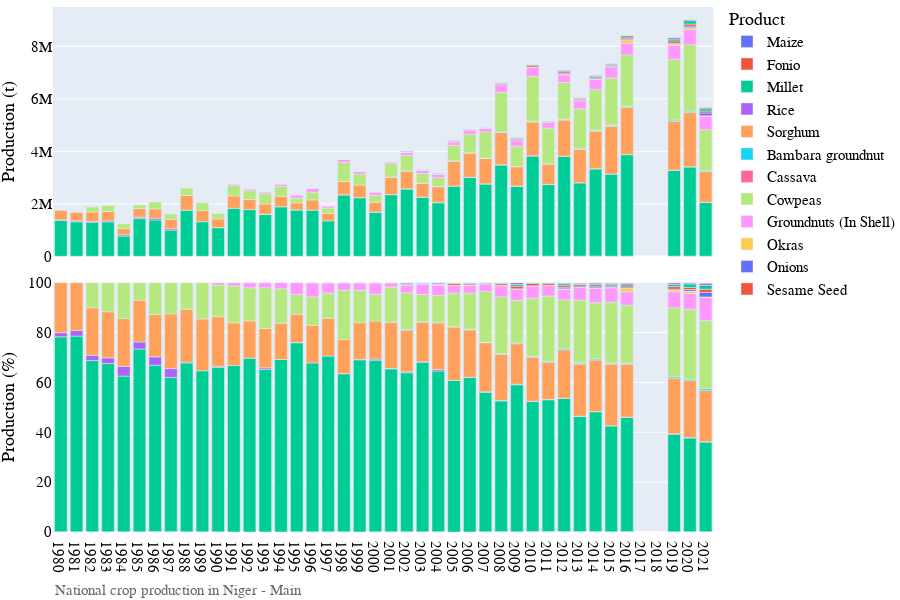

The code cell stored with this chart in its notebook:
### Markdown cell above
## Visualization of production data

### Code cell
# Bar chart of national crop production
country_iso, country_name = 'NE', 'Niger'
df = pd.read_csv('../data/crop/adm_crop_production_%s.csv' % country_iso, index_col=0)
df['year'] = df['harvest_year']
year = [df['year'].min(), df['year'].max()]
product_order = ['Maize', 'Fonio','Millet', 'Rice','Sorghum']
for season_name in ['Main']:
    footnote = 'National crop production in %s - %s' % (country_name, season_name)
    fn_save = '../figures/%s_bar_natgrainprod_%s.png' % (country_iso, season_name)
    sub = df[df['season_name'] == season_name]
    fig = PlotBarProduction(sub, year, product_order, footnote, fn_save)
    fig.show()

### Figure 1 — Plotly figure (JSON) as saved in the notebook; plotly's stock layout.template omitted (floating-point values rounded to 4 significant figures)
{"data": [{"alignmentgroup": "True", "hovertemplate": "product=Maize<br>season_name=Main<br>type=orig_unit<br>year=%{x}<br>value=%{y}<extra></extra>", "legendgroup": "Maize", "marker": {"color": "#636efa", "pattern": {"shape": ""}}, "name": "Maize", "offsetgroup": "Maize", "orientation": "v", "showlegend": true, "textposition": "auto", "type": "bar", "x": [1980, 1981, 1982, 1983, 1984, 1985, 1986, 1987, 1988, 1989, 1990, 1991, 1992, 1993, 1994, 1995, 1996, 1997, 1998, 1999, 2000, 2001, 2002, 2003, 2004, 2005, 2006, 2007, 2008, 2009, 2010, 2011, 2012, 2013, 2014, 2015, 2016, 2019, 2020, 2021], "xaxis": "x2", "y": [1704, 2054.0, 2177, 2695, 835, 1440, 4303.0, 4002.0, 1392.0, 1159.0, 1140.0, 1258.0, 445, 855, 486.2, 1485, 2099.0, 1809, 2198, 1544, 1272, 2316, 1967, 1164.0, 3734, 89, 1362, 1848.0, 5350.0, 663, 6882.0, 5678.0, 8412.0, 6453.0, 8530, 4865, 7665, 4742, 5304, 3484], "yaxis": "y2"}, {"alignmentgroup": "True", "hovertemplate": "product=Maize<br>season_name=Main<br>type=percent<br>year=%{x}<br>value=%{y}<extra></extra>", "legendgroup": "Maize", "marker": {"color": "#636efa", "pattern": {"shape": ""}}, "name": "Maize", "offsetgroup": "Maize", "orientation": "v", "showlegend": false, "textposition": "auto", "type": "bar", "x": [1980, 1981, 1982, 1983, 1984, 1985, 1986, 1987, 1988, 1989, 1990, 1991, 1992, 1993, 1994, 1995, 1996, 1997, 1998, 1999, 2000, 2001, 2002, 2003, 2004, 2005, 2006, 2007, 2008, 2009, 2010, 2011, 2012, 2013, 2014, 2015, 2016, 2019, 2020, 2021], "xaxis": "x", "y": [0.09775, 0.1227, 0.1156, 0.1389, 0.06764, 0.07348, 0.2075, 0.2482, 0.05358, 0.05671, 0.0689, 0.04586, 0.0174, 0.03501, 0.01778, 0.06368, 0.0809, 0.09431, 0.05954, 0.04772, 0.05216, 0.0645, 0.049, 0.03516, 0.1181, 0.002018, 0.02805, 0.03758, 0.08082, 0.01466, 0.09419, 0.11, 0.1183, 0.1067, 0.1235, 0.06601, 0.09088, 0.05686, 0.05878, 0.06128], "yaxis": "y"}, {"alignmentgroup": "True", "hovertemplate": "product=Fonio<br>season_name=Main<br>type=orig_unit<br>year=%{x}<br>value=%{y}<extra></extra>", "legendgroup": "Fonio", "marker": {"color": "#EF553B", "pattern": {"shape": ""}}, "name": "Fonio", "offsetgroup": "Fonio", "orientation": "v", "showlegend": true, "textposition": "auto", "type": "bar", "x": [2002, 2003, 2004, 2005, 2006, 2007, 2008, 2009, 2010, 2011, 2012, 2013, 2014, 2015, 2016, 2019, 2020, 2021], "xaxis": "x2", "y": [2723.0, 1436, 365, 59, 962, 4974, 4874, 3218.0, 5467.0, 3820, 5879.0, 4499, 7700, 3138, 6114, 6047, 5672, 4015], "yaxis": "y2"}, {"alignmentgroup": "True", "hovertemplate": "product=Fonio<br>season_name=Main<br>type=percent<br>year=%{x}<br>value=%{y}<extra></extra>", "legendgroup": "Fonio", "marker": {"color": "#EF553B", "pattern": {"shape": ""}}, "name": "Fonio", "offsetgroup": "Fonio", "orientation": "v", "showlegend": false, "textposition": "auto", "type": "bar", "x": [2002, 2003, 2004, 2005, 2006, 2007, 2008, 2009, 2010, 2011, 2012, 2013, 2014, 2015, 2016, 2019, 2020, 2021], "xaxis": "x", "y": [0.06783, 0.04338, 0.01154, 0.001338, 0.01981, 0.1012, 0.07362, 0.07116, 0.07482, 0.07402, 0.08269, 0.07439, 0.1115, 0.04258, 0.07249, 0.0725, 0.06286, 0.07062], "yaxis": "y"}, {"alignmentgroup": "True", "hovertemplate": "product=Millet<br>season_name=Main<br>type=orig_unit<br>year=%{x}<br>value=%{y}<extra></extra>", "legendgroup": "Millet", "marker": {"color": "#00cc96", "pattern": {"shape": ""}}, "name": "Millet", "offsetgroup": "Millet", "orientation": "v", "showlegend": true, "textposition": "auto", "type": "bar", "x": [1980, 1981, 1982, 1983, 1984, 1985, 1986, 1987, 1988, 1989, 1990, 1991, 1992, 1993, 1994, 1995, 1996, 1997, 1998, 1999, 2000, 2001, 2002, 2003, 2004, 2005, 2006, 2007, 2008, 2009, 2010, 2011, 2012, 2013, 2014, 2015, 2016, 2019, 2020, 2021], "xaxis": "x2", "y": [1362000.0, 1313000.0, 1292000.0, 1308000.0, 770900.0, 1437000.0, 1382000.0, 995500.0, 1760000.0, 1320000.0, 1090000.0, 1831000.0, 1782000.0, 1592000.0, 1892000.0, 1769000.0, 1757000.0, 1352000.0, 2340000.0, 2233000.0, 1679000.0, 2347000.0, 2559000.0, 2252000.0, 2038000.0, 2680000.0, 3005000.0, 2750000.0, 3470000.0, 2665000.0, 3811000.0, 2727000.0, 3793000.0, 2790116, 3313839, 3128994, 3859544, 3262231, 3392154, 2042814], "yaxis": "y2"}, {"alignmentgroup": "True", "hovertemplate": "product=Millet<br>season_name=Main<br>type=percent<br>year=%{x}<br>value=%{y}<extra></extra>", "legendgroup": "Millet", "marker": {"color": "#00cc96", "pattern": {"shape": ""}}, "name": "Millet", "offsetgroup": "Millet", "orientation": "v", "showlegend": false, "textposition": "auto", "type": "bar", "x": [1980, 1981, 1982, 1983, 1984, 1985, 1986, 1987, 1988, 1989, 1990, 1991, 1992, 1993, 1994, 1995, 1996, 1997, 1998, 1999, 2000, 2001, 2002, 2003, 2004, 2005, 2006, 2007, 2008, 2009, 2010, 2011, 2012, 2013, 2014, 2015, 2016, 2019, 2020, 2021], "xaxis": "x", "y": [78.16, 78.43, 68.63, 67.41, 62.45, 73.32, 66.66, 61.75, 67.76, 64.59, 65.87, 66.71, 69.69, 65.21, 69.17, 75.85, 67.72, 70.47, 63.39, 69.0, 68.84, 65.36, 63.74, 68.02, 64.44, 60.75, 61.89, 55.93, 52.42, 58.94, 52.16, 52.83, 53.35, 46.14, 47.98, 42.45, 45.76, 39.11, 37.59, 35.93], "yaxis": "y"}, {"alignmentgroup": "True", "hovertemplate": "product=Rice<br>season_name=Main<br>type=orig_unit<br>year=%{x}<br>value=%{y}<extra></extra>", "legendgroup": "Rice", "marker": {"color": "#ab63fa", "pattern": {"shape": ""}}, "name": "Rice", "offsetgroup": "Rice", "orientation": "v", "showlegend": true, "textposition": "auto", "type": "bar", "x": [1980, 1981, 1982, 1983, 1984, 1985, 1986, 1987, 1988, 1990, 1993, 1994, 1995, 1998, 1999, 2000, 2001, 2002, 2003, 2004, 2005, 2006, 2007, 2008, 2009, 2010, 2011, 2012, 2013, 2014, 2015, 2016, 2019, 2020, 2021], "xaxis": "x2", "y": [29070, 37510, 39800, 44253, 48298, 55424, 69900.0, 56860.0, 8344.0, 7815.0, 14928, 13, 1217, 3575, 6529, 11620.0, 7077.0, 14390.0, 5301.0, 18377, 2149, 6421, 6455, 10730, 10014, 9609.0, 9562.0, 6043.0, 7432.0, 10063, 2543, 11288, 12307, 15055, 8802], "yaxis": "y2"}, {"alignmentgroup": "True", "hovertemplate": "product=Rice<br>season_name=Main<br>type=percent<br>year=%{x}<br>value=%{y}<extra></extra>", "legendgroup": "Rice", "marker": {"color": "#ab63fa", "pattern": {"shape": ""}}, "name": "Rice", "offsetgroup": "Rice", "orientation": "v", "showlegend": false, "textposition": "auto", "type": "bar", "x": [1980, 1981, 1982, 1983, 1984, 1985, 1986, 1987, 1988, 1990, 1993, 1994, 1995, 1998, 1999, 2000, 2001, 2002, 2003, 2004, 2005, 2006, 2007, 2008, 2009, 2010, 2011, 2012, 2013, 2014, 2015, 2016, 2019, 2020, 2021], "xaxis": "x", "y": [1.668, 2.24, 2.114, 2.28, 3.912, 2.828, 3.372, 3.527, 0.3212, 0.4724, 0.6113, 0.0004754, 0.05219, 0.09684, 0.2018, 0.4764, 0.1971, 0.3585, 0.1601, 0.5811, 0.04872, 0.1323, 0.1313, 0.1621, 0.2214, 0.1315, 0.1853, 0.08501, 0.1229, 0.1457, 0.0345, 0.1338, 0.1476, 0.1668, 0.1548], "yaxis": "y"}, {"alignmentgroup": "True", "hovertemplate": "product=Sorghum<br>season_name=Main<br>type=orig_unit<br>year=%{x}<br>value=%{y}<extra></extra>", "legendgroup": "Sorghum", "marker": {"color": "#FFA15A", "pattern": {"shape": ""}}, "name": "Sorghum", "offsetgroup": "Sorghum", "orientation": "v", "showlegend": true, "textposition": "auto", "type": "bar", "x": [1980, 1981, 1982, 1983, 1984, 1985, 1986, 1987, 1988, 1989, 1990, 1991, 1992, 1993, 1994, 1995, 1996, 1997, 1998, 1999, 2000, 2001, 2002, 2003, 2004, 2005, 2006, 2007, 2008, 2009, 2010, 2011, 2012, 2013, 2014, 2015, 2016, 2019, 2020, 2021], "xaxis": "x2", "y": [349900.0, 321600.0, 358600.0, 358600.0, 236500.0, 328100.0, 351600.0, 353600.0, 551300.0, 424900.0, 329500.0, 470500.0, 382800.0, 384800.0, 396500.0, 265300.0, 391000.0, 289600.0, 504600.0, 476000.0, 370900.0, 662900.0, 669700.0, 525100.0, 591100.0, 943800.0, 921500.0, 967600.0, 1229000.0, 735000.0, 1287000.0, 766700.0, 1377000.0, 1263535, 1426414, 1815158, 1789277, 1861018, 2058373, 1167958], "yaxis": "y2"}, {"alignmentgroup": "True", "hovertemplate": "product=Sorghum<br>season_name=Main<br>type=percent<br>year=%{x}<br>value=%{y}<extra></extra>", "legendgroup": "Sorghum", "marker": {"color": "#FFA15A", "pattern": {"shape": ""}}, "name": "Sorghum", "offsetgroup": "Sorghum", "orientation": "v", "showlegend": false, "textposition": "auto", "type": "bar", "x": [1980, 1981, 1982, 1983, 1984, 1985, 1986, 1987, 1988, 1989, 1990, 1991, 1992, 1993, 1994, 1995, 1996, 1997, 1998, 1999, 2000, 2001, 2002, 2003, 2004, 2005, 2006, 2007, 2008, 2009, 2010, 2011, 2012, 2013, 2014, 2015, 2016, 2019, 2020, 2021], "xaxis": "x", "y": [20.07, 19.2, 19.05, 18.48, 19.16, 16.74, 16.96, 21.94, 21.22, 20.79, 19.91, 17.15, 14.97, 15.76, 14.5, 11.38, 15.07, 15.1, 13.67, 14.71, 15.21, 18.46, 16.68, 15.86, 18.69, 21.4, 18.98, 19.68, 18.56, 16.25, 17.61, 14.85, 19.37, 20.89, 20.65, 24.63, 21.21, 22.31, 22.81, 20.54], "yaxis": "y"}, {"alignmentgroup": "True", "hovertemplate": "product=Bambara groundnut<br>season_name=Main<br>type=orig_unit<br>year=%{x}<br>value=%{y}<extra></extra>", "legendgroup": "Bambara groundnut", "marker": {"color": "#19d3f3", "pattern": {"shape": ""}}, "name": "Bambara groundnut", "offsetgroup": "Bambara groundnut", "orientation": "v", "showlegend": true, "textposition": "auto", "type": "bar", "x": [2001, 2002, 2003, 2004, 2005, 2006, 2007, 2008, 2009, 2010, 2011, 2012, 2013, 2014, 2015, 2016, 2019, 2020, 2021], "xaxis": "x2", "y": [5654.0, 15680.0, 7201.0, 9745, 9328, 11100.0, 8850.0, 16997, 13570.0, 24120.0, 21880.0, 32670.0, 26430.0, 32380, 34261, 32629, 44192, 55276, 38944], "yaxis": "y2"}, {"alignmentgroup": "True", "hovertemplate": "product=Bambara groundnut<br>season_name=Main<br>type=percent<br>year=%{x}<br>value=%{y}<extra></extra>", "legendgroup": "Bambara groundnut", "marker": {"color": "#19d3f3", "pattern": {"shape": ""}}, "name": "Bambara groundnut", "offsetgroup": "Bambara groundnut", "orientation": "v", "showlegend": false, "textposition": "auto", "type": "bar", "x": [2001, 2002, 2003, 2004, 2005, 2006, 2007, 2008, 2009, 2010, 2011, 2012, 2013, 2014, 2015, 2016, 2019, 2020, 2021], "xaxis": "x", "y": [0.1575, 0.3906, 0.2175, 0.3082, 0.2115, 0.2287, 0.18, 0.2567, 0.3001, 0.3301, 0.424, 0.4595, 0.437, 0.4688, 0.4649, 0.3869, 0.5298, 0.6126, 0.685], "yaxis": "y"}, {"alignmentgroup": "True", "hovertemplate": "product=Cassava<br>season_name=Main<br>type=orig_unit<br>year=%{x}<br>value=%{y}<extra></extra>", "legendgroup": "Cassava", "marker": {"color": "#FF6692", "pattern": {"shape": ""}}, "name": "Cassava", "offsetgroup": "Cassava", "orientation": "v", "showlegend": true, "textposition": "auto", "type": "bar", "x": [2006, 2007, 2008, 2010, 2012, 2013, 2014, 2015, 2016], "xaxis": "x2", "y": [2863, 756, 1464.0, 1464.0, 4585.0, 5041, 459, 8115, 59], "yaxis": "y2"}, {"alignmentgroup": "True", "hovertemplate": "product=Cassava<br>season_name=Main<br>type=percent<br>year=%{x}<br>value=%{y}<extra></extra>", "legendgroup": "Cassava", "marker": {"color": "#FF6692", "pattern": {"shape": ""}}, "name": "Cassava", "offsetgroup": "Cassava", "orientation": "v", "showlegend": false, "textposition": "auto", "type": "bar", "x": [2006, 2007, 2008, 2010, 2012, 2013, 2014, 2015, 2016], "xaxis": "x", "y": [0.05897, 0.01538, 0.02211, 0.02003, 0.0645, 0.08336, 0.006645, 0.1101, 0.0006995], "yaxis": "y"}, {"alignmentgroup": "True", "hovertemplate": "product=Cowpeas<br>season_name=Main<br>type=orig_unit<br>year=%{x}<br>value=%{y}<extra></extra>", "legendgroup": "Cowpeas", "marker": {"color": "#B6E880", "pattern": {"shape": ""}}, "name": "Cowpeas", "offsetgroup": "Cowpeas", "orientation": "v", "showlegend": true, "textposition": "auto", "type": "bar", "x": [1982, 1983, 1984, 1985, 1986, 1987, 1988, 1989, 1990, 1991, 1992, 1993, 1994, 1995, 1996, 1997, 1998, 1999, 2000, 2001, 2002, 2003, 2004, 2005, 2006, 2007, 2008, 2009, 2010, 2011, 2012, 2013, 2014, 2015, 2016, 2019, 2020, 2021], "xaxis": "x2", "y": [189900.0, 226900.0, 178000.0, 138000.0, 265400.0, 202200.0, 276600.0, 297600.0, 210100.0, 406700.0, 338400.0, 399700.0, 379700.0, 184100.0, 296200.0, 195500.0, 727800.0, 420000.0, 263300.0, 502400.0, 586400.0, 360800.0, 340000.0, 591000.0, 702500.0, 1001000.0, 1506000.0, 771300.0, 1705000.0, 1349000.0, 1397000.0, 1520000.0, 1551000.0, 1798185, 1966814, 2311534, 2530363, 1558791], "yaxis": "y2"}, {"alignmentgroup": "True", "hovertemplate": "product=Cowpeas<br>season_name=Main<br>type=percent<br>year=%{x}<br>value=%{y}<extra></extra>", "legendgroup": "Cowpeas", "marker": {"color": "#B6E880", "pattern": {"shape": ""}}, "name": "Cowpeas", "offsetgroup": "Cowpeas", "orientation": "v", "showlegend": false, "textposition": "auto", "type": "bar", "x": [1982, 1983, 1984, 1985, 1986, 1987, 1988, 1989, 1990, 1991, 1992, 1993, 1994, 1995, 1996, 1997, 1998, 1999, 2000, 2001, 2002, 2003, 2004, 2005, 2006, 2007, 2008, 2009, 2010, 2011, 2012, 2013, 2014, 2015, 2016, 2019, 2020, 2021], "xaxis": "x", "y": [10.09, 11.69, 14.42, 7.04, 12.8, 12.54, 10.65, 14.56, 12.7, 14.82, 13.23, 16.37, 13.88, 7.893, 11.42, 10.19, 19.71, 12.98, 10.8, 13.99, 14.61, 10.9, 10.75, 13.4, 14.47, 20.36, 22.75, 17.06, 23.34, 26.14, 19.65, 25.14, 22.46, 24.4, 23.32, 27.71, 28.04, 27.42], "yaxis": "y"}, {"alignmentgroup": "True", "hovertemplate": "product=Groundnuts (In Shell)<br>season_name=Main<br>type=orig_unit<br>year=%{x}<br>value=%{y}<extra></extra>", "legendgroup": "Groundnuts (In Shell)", "marker": {"color": "#FF97FF", "pattern": {"shape": ""}}, "name": "Groundnuts (In Shell)", "offsetgroup": "Groundnuts (In Shell)", "orientation": "v", "showlegend": true, "textposition": "auto", "type": "bar", "x": [1990, 1991, 1992, 1993, 1994, 1995, 1996, 1997, 1998, 1999, 2000, 2001, 2002, 2003, 2004, 2005, 2006, 2007, 2008, 2009, 2010, 2011, 2012, 2013, 2014, 2015, 2016, 2019, 2020, 2021], "xaxis": "x2", "y": [16079, 34894, 53450.0, 49429, 66500.0, 111094, 145100.0, 77090.0, 109900.0, 94350.0, 110600.0, 59560.0, 121300.0, 132700.0, 129700.0, 136700.0, 152300.0, 143700.0, 293500.0, 209000.0, 359200.0, 217800.0, 289700.0, 304984, 394227, 418242, 450509, 532750, 576971, 517277], "yaxis": "y2"}, {"alignmentgroup": "True", "hovertemplate": "product=Groundnuts (In Shell)<br>season_name=Main<br>type=percent<br>year=%{x}<br>value=%{y}<extra></extra>", "legendgroup": "Groundnuts (In Shell)", "marker": {"color": "#FF97FF", "pattern": {"shape": ""}}, "name": "Groundnuts (In Shell)", "offsetgroup": "Groundnuts (In Shell)", "orientation": "v", "showlegend": false, "textposition": "auto", "type": "bar", "x": [1990, 1991, 1992, 1993, 1994, 1995, 1996, 1997, 1998, 1999, 2000, 2001, 2002, 2003, 2004, 2005, 2006, 2007, 2008, 2009, 2010, 2011, 2012, 2013, 2014, 2015, 2016, 2019, 2020, 2021], "xaxis": "x", "y": [0.9719, 1.272, 2.09, 2.024, 2.431, 4.764, 5.594, 4.019, 2.978, 2.916, 4.538, 1.659, 3.021, 4.01, 4.1, 3.098, 3.137, 2.923, 4.433, 4.621, 4.916, 4.221, 4.076, 5.043, 5.708, 5.675, 5.341, 6.388, 6.394, 9.098], "yaxis": "y"}, {"alignmentgroup": "True", "hovertemplate": "product=Okras<br>season_name=Main<br>type=orig_unit<br>year=%{x}<br>value=%{y}<extra></extra>", "legendgroup": "Okras", "marker": {"color": "#FECB52", "pattern": {"shape": ""}}, "name": "Okras", "offsetgroup": "Okras", "orientation": "v", "showlegend": true, "textposition": "auto", "type": "bar", "x": [2002, 2003, 2004, 2005, 2006, 2007, 2008, 2009, 2010, 2011, 2012, 2013, 2014, 2015, 2016, 2019, 2020, 2021], "xaxis": "x2", "y": [623.4, 186, 523.8, 2361.0, 3335.0, 312.3, 6008.0, 1935.0, 6958.0, 4503.0, 19400.0, 8096.0, 17710.0, 21104, 127412, 61328, 78960, 17452], "yaxis": "y2"}, {"alignmentgroup": "True", "hovertemplate": "product=Okras<br>season_name=Main<br>type=percent<br>year=%{x}<br>value=%{y}<extra></extra>", "legendgroup": "Okras", "marker": {"color": "#FECB52", "pattern": {"shape": ""}}, "name": "Okras", "offsetgroup": "Okras", "orientation": "v", "showlegend": false, "textposition": "auto", "type": "bar", "x": [2002, 2003, 2004, 2005, 2006, 2007, 2008, 2009, 2010, 2011, 2012, 2013, 2014, 2015, 2016, 2019, 2020, 2021], "xaxis": "x", "y": [0.01553, 0.005619, 0.01656, 0.05352, 0.0687, 0.006351, 0.09075, 0.0428, 0.09522, 0.08725, 0.2729, 0.1339, 0.2565, 0.2863, 1.511, 0.7353, 0.875, 0.307], "yaxis": "y"}, {"alignmentgroup": "True", "hovertemplate": "product=Onions<br>season_name=Main<br>type=orig_unit<br>year=%{x}<br>value=%{y}<extra></extra>", "legendgroup": "Onions", "marker": {"color": "#636efa", "pattern": {"shape": ""}}, "name": "Onions", "offsetgroup": "Onions", "orientation": "v", "showlegend": true, "textposition": "auto", "type": "bar", "x": [2002, 2003, 2004, 2012, 2013, 2014, 2015, 2016, 2019, 2020, 2021], "xaxis": "x2", "y": [154, 6125.0, 5775, 45520.0, 30000.0, 43529, 36780, 38413, 26080, 56932, 102981], "yaxis": "y2"}, {"alignmentgroup": "True", "hovertemplate": "product=Onions<br>season_name=Main<br>type=percent<br>year=%{x}<br>value=%{y}<extra></extra>", "legendgroup": "Onions", "marker": {"color": "#636efa", "pattern": {"shape": ""}}, "name": "Onions", "offsetgroup": "Onions", "orientation": "v", "showlegend": false, "textposition": "auto", "type": "bar", "x": [2002, 2003, 2004, 2012, 2013, 2014, 2015, 2016, 2019, 2020, 2021], "xaxis": "x", "y": [0.003836, 0.185, 0.1826, 0.6403, 0.4961, 0.6302, 0.499, 0.4554, 0.3127, 0.6309, 1.811], "yaxis": "y"}, {"alignmentgroup": "True", "hovertemplate": "product=Sesame Seed<br>season_name=Main<br>type=orig_unit<br>year=%{x}<br>value=%{y}<extra></extra>", "legendgroup": "Sesame Seed", "marker": {"color": "#EF553B", "pattern": {"shape": ""}}, "name": "Sesame Seed", "offsetgroup": "Sesame Seed", "orientation": "v", "showlegend": true, "textposition": "auto", "type": "bar", "x": [1996, 1997, 1998, 1999, 2000, 2001, 2002, 2003, 2004, 2005, 2006, 2007, 2008, 2009, 2010, 2011, 2012, 2013, 2014, 2015, 2016, 2019, 2020, 2021], "xaxis": "x2", "y": [2992.0, 2568.0, 3432.0, 4593.0, 2222, 4075.0, 11280.0, 5508.0, 7570.0, 31760.0, 22170.0, 20870.0, 44430.0, 47790.0, 64080.0, 35890.0, 55390.0, 38550.0, 48940.0, 33409, 66220, 85425, 75343, 72514], "yaxis": "y2"}, {"alignmentgroup": "True", "hovertemplate": "product=Sesame Seed<br>season_name=Main<br>type=percent<br>year=%{x}<br>value=%{y}<extra></extra>", "legendgroup": "Sesame Seed", "marker": {"color": "#EF553B", "pattern": {"shape": ""}}, "name": "Sesame Seed", "offsetgroup": "Sesame Seed", "orientation": "v", "showlegend": false, "textposition": "auto", "type": "bar", "x": [1996, 1997, 1998, 1999, 2000, 2001, 2002, 2003, 2004, 2005, 2006, 2007, 2008, 2009, 2010, 2011, 2012, 2013, 2014, 2015, 2016, 2019, 2020, 2021], "xaxis": "x", "y": [0.1153, 0.1339, 0.09296, 0.1419, 0.09112, 0.1135, 0.2811, 0.1664, 0.2394, 0.72, 0.4567, 0.4245, 0.6712, 1.057, 0.877, 0.6954, 0.7792, 0.6374, 0.7086, 0.4533, 0.7851, 1.024, 0.8349, 1.275], "yaxis": "y"}, {"alignmentgroup": "True", "hovertemplate": "product=Sorrel<br>season_name=Main<br>type=orig_unit<br>year=%{x}<br>value=%{y}<extra></extra>", "legendgroup": "Sorrel", "marker": {"color": "#00cc96", "pattern": {"shape": ""}}, "name": "Sorrel", "offsetgroup": "Sorrel", "orientation": "v", "showlegend": true, "textposition": "auto", "type": "bar", "x": [2002, 2003, 2004, 2005, 2006, 2007, 2008, 2009, 2010, 2011, 2012, 2013, 2014, 2015, 2016, 2019, 2020, 2021], "xaxis": "x2", "y": [13160.0, 2007.0, 1837.0, 7501.0, 14020.0, 7176.0, 20460.0, 31510.0, 25730.0, 19350.0, 48010.0, 16290.0, 41146, 44960.0, 61178, 68755, 126485, 87002], "yaxis": "y2"}, {"alignmentgroup": "True", "hovertemplate": "product=Sorrel<br>season_name=Main<br>type=percent<br>year=%{x}<br>value=%{y}<extra></extra>", "legendgroup": "Sorrel", "marker": {"color": "#00cc96", "pattern": {"shape": ""}}, "name": "Sorrel", "offsetgroup": "Sorrel", "orientation": "v", "showlegend": false, "textposition": "auto", "type": "bar", "x": [2002, 2003, 2004, 2005, 2006, 2007, 2008, 2009, 2010, 2011, 2012, 2013, 2014, 2015, 2016, 2019, 2020, 2021], "xaxis": "x", "y": [0.3279, 0.06063, 0.05809, 0.1701, 0.2888, 0.146, 0.309, 0.6967, 0.3522, 0.375, 0.6754, 0.2694, 0.5957, 0.6101, 0.7253, 0.8244, 1.402, 1.53], "yaxis": "y"}, {"alignmentgroup": "True", "hovertemplate": "product=Tigernut<br>season_name=Main<br>type=orig_unit<br>year=%{x}<br>value=%{y}<extra></extra>", "legendgroup": "Tigernut", "marker": {"color": "#ab63fa", "pattern": {"shape": ""}}, "name": "Tigernut", "offsetgroup": "Tigernut", "orientation": "v", "showlegend": true, "textposition": "auto", "type": "bar", "x": [2002, 2003, 2004, 2005, 2006, 2007, 2008, 2009, 2010, 2011, 2012, 2013, 2014, 2015, 2016, 2019, 2020, 2021], "xaxis": "x2", "y": [18280.0, 10940.0, 15713, 6556, 11680.0, 3156, 11540.0, 33000.0, 14.71, 11, 22680.0, 18640.0, 11045, 14581, 6381, 59622, 41947, 51338], "yaxis": "y2"}, {"alignmentgroup": "True", "hovertemplate": "product=Tigernut<br>season_name=Main<br>type=percent<br>year=%{x}<br>value=%{y}<extra></extra>", "legendgroup": "Tigernut", "marker": {"color": "#ab63fa", "pattern": {"shape": ""}}, "name": "Tigernut", "offsetgroup": "Tigernut", "orientation": "v", "showlegend": false, "textposition": "auto", "type": "bar", "x": [2002, 2003, 2004, 2005, 2006, 2007, 2008, 2009, 2010, 2011, 2012, 2013, 2014, 2015, 2016, 2019, 2020, 2021], "xaxis": "x", "y": [0.4553, 0.3304, 0.4969, 0.1486, 0.2405, 0.06419, 0.1743, 0.7298, 0.0002013, 0.0002131, 0.3191, 0.3082, 0.1599, 0.1978, 0.07566, 0.7149, 0.4648, 0.903], "yaxis": "y"}, {"alignmentgroup": "True", "hovertemplate": "product=Tomato<br>season_name=Main<br>type=orig_unit<br>year=%{x}<br>value=%{y}<extra></extra>", "legendgroup": "Tomato", "marker": {"color": "#FFA15A", "pattern": {"shape": ""}}, "name": "Tomato", "offsetgroup": "Tomato", "orientation": "v", "showlegend": true, "textposition": "auto", "type": "bar", "x": [2012, 2013, 2015, 2016, 2019, 2020, 2021], "xaxis": "x2", "y": [3758.0, 7354.0, 5969, 10813, 4444, 4975, 11963], "yaxis": "y2"}, {"alignmentgroup": "True", "hovertemplate": "product=Tomato<br>season_name=Main<br>type=percent<br>year=%{x}<br>value=%{y}<extra></extra>", "legendgroup": "Tomato", "marker": {"color": "#FFA15A", "pattern": {"shape": ""}}, "name": "Tomato", "offsetgroup": "Tomato", "orientation": "v", "showlegend": false, "textposition": "auto", "type": "bar", "x": [2012, 2013, 2015, 2016, 2019, 2020, 2021], "xaxis": "x", "y": [0.05287, 0.1216, 0.08099, 0.1282, 0.05328, 0.05513, 0.2104], "yaxis": "y"}], "layout": {"annotations": [{"showarrow": false, "text": "", "textangle": 90, "x": 0.98, "xanchor": "left", "xref": "paper", "y": 0.2375, "yanchor": "middle", "yref": "paper"}, {"showarrow": false, "text": "", "textangle": 90, "x": 0.98, "xanchor": "left", "xref": "paper", "y": 0.7625, "yanchor": "middle", "yref": "paper"}, {"align": "left", "font": {"color": "dimgrey", "family": "arial", "size": 15}, "showarrow": false, "text": "National crop production in Niger - Main", "x": 0, "xref": "paper", "y": -0.13, "yref": "paper"}], "barmode": "relative", "font": {"color": "black", "family": "arial", "size": 15}, "height": 600, "legend": {"title": {"text": "Product"}, "tracegroupgap": 0, "x": 1, "y": 1.01}, "margin": {"b": 0, "l": 0, "r": 0, "t": 0}, "width": 900, "xaxis": {"anchor": "y", "domain": [0, 0.98], "dtick": 1, "range": [1980.0, 2022.0], "title": {"text": ""}}, "xaxis2": {"anchor": "y2", "domain": [0, 0.98], "matches": "x", "showticklabels": false}, "yaxis": {"anchor": "x", "domain": [0, 0.475], "range": [0, 100], "title": {"text": "Production (%)"}}, "yaxis2": {"anchor": "x2", "domain": [0.525, 1], "title": {"text": "Production (t)"}}}}
